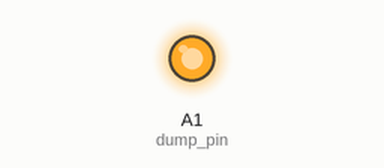
The sketch below on a simulated Arduino Uno, built with avr-gcc and run on an emulated ATmega328P. Parts: output pins drawn as LEDs (lit = HIGH).

Above: at 2.5 s.
At 21.1 s:
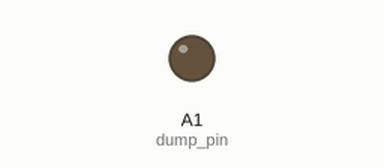
Timing chart, 0 to 48.3 s (numbered marks = the images above):
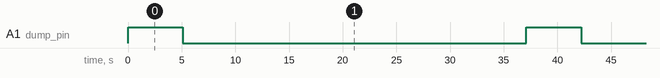

Measured:
- by itself, A1 (dump_pin): alternates HIGH for 5.1 s and LOW for 32.0 s

The sketch:

Auto_Watering_Simple.ino
```cpp
#define dump_pin A1 // the pin of dump
int waterCycle= 3; // Unit: days
unsigned long long  delaySeconds=waterCycle*24*3600*1000; // Unit: ms
const int wateringTime=32000; // Unit: ms
void setup()
{
}

void loop()
{
    analogWrite(dump_pin, 168); // The rated voltage of the dump is 3.3 V
    delay(delaySeconds); // It not a good way to delay, but it's simple.
    analogWrite(dump_pin, 0);
    delay(wateringTime);

}
```
